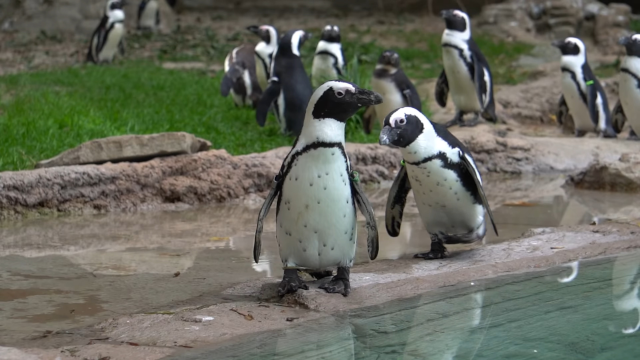
#> input picture img/penguins-frame01.png, 640 x 360 px
$ jupyter execute --allow-errors interpolation.ipynb
#> lines starting #> are read from the running program, lines starting #| are printed output that depends on the picture
# Processo Numérico de Interpolação de Imagens via Equação de Transporte e Runge-Kutta

O processo de interpolação de imagens é definido como gerar uma imagem intermediária entre dois frames consecutivos, mantendo características de movimento e repouso.

É um processo em grande parte baseado em estimação de movimentos, que derivam diversas outras aplicações, como:
- predição de quadros e compressão de vídeo;
- aumento da taxa de quadros (*frame interpolation*);
- remoção de objetos estáticos ou compensação de movimento.

Uma das possibilidades de resolução desse problema é baseada em estimativa do [fluxo ótico](https://en.wikipedia.org/wiki/Optical_flow), onde diversos métodos e algoritmos são utilizados para analisar as diferenças entre os frames e estimar o campo de fluxo.

Porém, dado um fluxo, precisamos resolver o frame intermediário da interpolação, e para isso podemos modelar a evolução da imagem como um problema de transporte, podendo ser resolvido numericamente com diferentes técnicas.

Esse trabalho se baseia principalmente no artigo [Image sequence interpolation using optimal control](https://arxiv.org/abs/1008.0548).

## Modelagem

Dadas duas imagens:

- $u_0(x)$: imagem no tempo $t=0$
- $u_1(x)$: imagem no tempo $t=1$

queremos gerar quadros intermediários:

$$
u(t, x), \quad 0 < t < 1
$$

Queremos uma interpolação que respeite o movimento dos elementos em cena, não apenas misture imagens como um cross-fade.

Modelamos a imagem como densidade sendo transportada por um fluido, utilizando a equação do transporte.

## A equação de transporte

Assumimos que cada ponto da imagem (pixel) se move com velocidade dada por um fluxo:

$$
b(x) \in \mathbb{R}^2
$$

A imagem obedece à EDP:

$$
\frac{\partial u}{\partial t} + b \cdot \nabla u = 0.
$$

Onde:

- $u(t, x)$ = intensidade da imagem
- $b(x)$ = velocidade local dos pixels

Nessa modelagem, a imagem "viaja" no espaço segundo o fluxo definido.

## Solução pela fórmula das características

A solução não é obtida diretamente.
Usamos as características, que satisfazem a EDO:

$$
\dot{\gamma}(t) = b(\gamma(t)), \qquad \gamma(0) = x_0.
$$

Ao longo dessa trajetória:

$$
u(t, \gamma(t)) = u_0(\gamma(0)).
$$

Ou seja, temos que para descobrir o valor de um pixel no tempo $t$, basta seguir o fluxo até a posição inicial.

## Determinando o fluxo $b(x)$

A equação do transporte apresentada precisa do campo de fluxo $b(x)$, que representa a velocidade do movimeto dos pixels. Existem diversas formas descritas na literatura para obter esse fluxo, dependendo da aplicação e modelagem adotada:

### Fluxo ótico tradicional

O fluxo $b$ pode ser estimado a partir dos dois frames utilizando algoritmos de fluxo ótico, como:

- Horn-Schunck
- Lucas-Kanade
- Farneback
- TV-L1

Uma comparação de alguns métodos pode ser encontrada no seguinte artigo: [Comparação de métodos para localização de fluxo óptico em sequências de imagens](http://www.decom.ufop.br/menotti/paa111/files/PCC104-111-ars-11.1-VantuilJoseDeOliveiraNeto.pdf)

Podemos uma visualização do método de Farneback [neste link](https://www.youtube.com/watch?v=Tqf2EzG0djQ).

### Controle ótimo

É possivel considerar obter o fluxo como solução de um problema de [controle ótimo](https://en.wikipedia.org/wiki/Optimal_control), que pode ser descrito como:

> Busque um campo que transporta $u_1$ até  $u_2$ minimizando um funcional de energia e obedecendo restrições.

Nessa abordagem, $b$ é uma variável a ser otimizada, resolvida iterativamente através de:
1. Resolvendo a equação do transporte forward de $u$;
2. Resolvendo a equação do transporte backward do adjunto $p$;
3. Atualização de $b$ por uma equação do tipo Stokes.

### Métodos baseados em aprendizado profundo

Estudos recentes estão trazendo abordagens com redes neurais e têm alcançado ótimos resultados na estimação de movimento, e podem ser usadas para fornecer o fluxo. Alguns exemplos são:
- [FlowNet](https://arxiv.org/abs/1504.06852);
- [PWC-Net](https://arxiv.org/abs/1709.02371);
- [RAFT](https://arxiv.org/abs/2003.12039).

Ou alguns métodos próprios para interpolação de video:
- [SuperSloMo](https://arxiv.org/abs/1712.00080);
- [DAIN](https://arxiv.org/abs/1904.00830).

Nesses casos, a forma de detectar o fluxo é impactado pelos dados de treinamento de cada modelo, não sendo direto como em alternativas mais diretas.

## Resolvendo numericamente

Conhecendo o campo de fluxo $b(x)$, devemos resolver numericamente a equação do transporte para encontrar os frames intermediários $u(t,x)$. A solução, assim como apresentado, é calculado pela fórmula das características, que converte a EDP em uma família de EDOs.

### Resolução da EDO

Como as trajetórias satisfazem

$$
\dot{\gamma}(t) = b(\gamma(t))
$$

temos que para conhecer o valor do pixel atual na posição $x$, seguimos o fluxo para trás no tempo até sua posição inicial $x_0$. Com isso, o pixel inicial fornecerá o valor de intensidade do pixel interpolado. Esse processo é coonhecido como [backward warping](https://towardsdatascience.com/forward-and-backward-mapping-for-computer-vision-833436e2472/).

Essa EDO não possui solução analítica fechada, então integramos numericamente com o método de Runge-Kutta de 4ª ordem:

$$
\begin{aligned}
k_1 &= b(\gamma_n), \\
k_2 &= b(\gamma_n + \tfrac{h}{2}k_1), \\
k_3 &= b(\gamma_n + \tfrac{h}{2}k_2), \\
k_4 &= b(\gamma_n + hk_3), \\
\gamma_{n+1} &= \gamma_n + \frac{h}{6}(k_1 + 2k_2 + 2k_3 + k_4).
\end{aligned}
$$

Onde:
- $h$ é o passo de tempo entre frames;
- $\gamma_{n}$ é a posição atual da característica.

O RK4 fornece um método estável e preciso para a recuperação da trajetória, logo é uma boa opção para esse problema.

### Avaliando a imagem original

Após a integração, obtemos $x_0 = \gamma(0)$. A intensidade do pixel interpolado é dada por:

$$ u(t,x) = u_0(x_0) $$

Nesse caso, $x_0$ não é necessariamente um pixel inteiro, então utilizamos uma interpolação espacial, por exemplo a bilinear:

$$ u_0(x_0) = \text{InterpBilinear}(u_0, x_0). $$

### Resumo do método

Para cada pixel $x$ no frame interpolado em tempo $t$, devemos:
1. Integrar a característica backward usando RK4;
2. Obter $x_0 = \gamma(0)$;
3. Avaliar o pixel na imagem inicial.

Assim teremos uma interpolação que respeita o movimento definido pelo fluxo $b(x)$.

## Demonstração utilizando um fluxo trivial

Começaremos importando as bibliotecas e definindo funções básicas de visualização:

[cell 1]
import cv2
import numpy as np
import matplotlib.pyplot as plt

# [21 lines left out: functions show, show_side_by_side, load_image_from_url, not called in this run]

Para demonstrar o algoritmo de interpolação, vamos definir um cenário simples: imagem de fundo preto com círculo branco, movendo no eixo $x$. Apresentamos o frame inicial $u0$ e final $u1$:

[cell 2]
# ler as imagens
path0 = "img/ball-frame01.png"
path1 = "img/ball-frame02.png"
u0_raw = cv2.imread(path0, cv2.IMREAD_GRAYSCALE)
u1_raw = cv2.imread(path1, cv2.IMREAD_GRAYSCALE)

#> (the rest of this cell did not finish here and is left out)

A seguir definimos o passo do método RK4 e o algoritmo principal de interpolação discutido:

[cell 3]
# [44 lines left out: functions rk4_step, interpolate_with_flow, not called in this run]

Achar o fluxo é a parte mais difícil, mas por motivos de simplicidade vamos considerar um fluxo constante e, por informações da imagem, sabemos que ela se deslocou um valor constante de pixels informado.

Assim, conseguiremos testar o método sem entrar nas especificidades do problema de encontrar o fluxo.

#> (a cell that did not finish here is left out)

Agora, calcularemos o frame intermediário utilizando a função definida, comparando com os frames iniciais e finais:

#> (a cell that did not finish here is left out)

Nesse caso simples, conseguimos verificar que faz sentido: em um fluxo constante no eixo $x$, temos que o frame intermediário entre duas posições é a posição intermediária para cada pixel.

O algoritmo é mais geral e pode ser utilizado para fluxos complexos como discutido.

## Demonstração utilizando o método de Farneback para cálcular o fluxo

Podemos testar nosso algoritmo com algum algoritmo de cálculo de fluxo já implementado, por exemplo o de Farneback que está incluso na OpenCV.

Utilizaremos uma imagem mais complexa, tanto para apresentar um cenário mais complexo, mas também pois apresenta um melhor resultado, já que a imagem possui mais informações e texturas. Quando aplicada ao contexto anterior, por exemplo, poderíamos não ter um resultado correto, por se tratar de uma grande mudança e poucas informações.

[cell 6]
# quando ler online
penguin_path0 = "img/penguins-frame01.png"
penguin_path1 = "img/penguins-frame02.png"
penguin_u0_raw = cv2.imread(penguin_path0, cv2.IMREAD_GRAYSCALE)
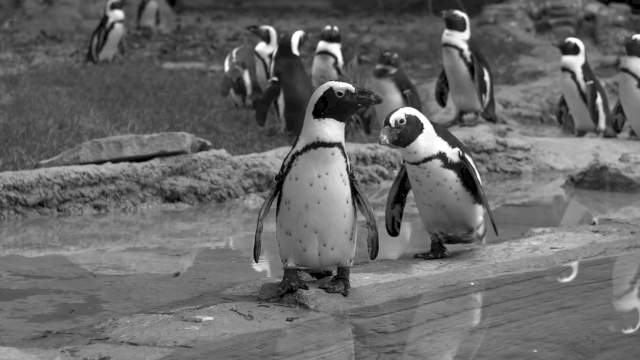
#> penguin_u0_raw: shape (360, 640); min 0, max 255, mean 104.7
penguin_u1_raw = cv2.imread(penguin_path1, cv2.IMREAD_GRAYSCALE)
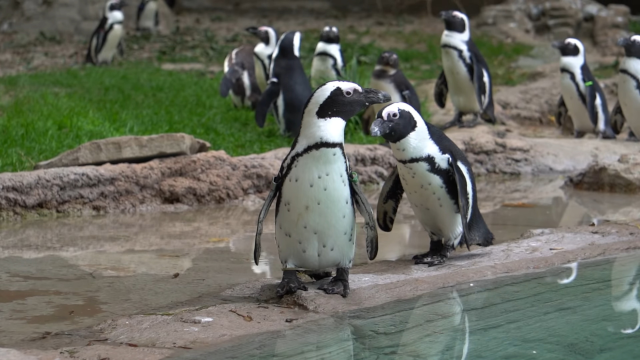
#> input picture img/penguins-frame02.png, 640 x 360 px
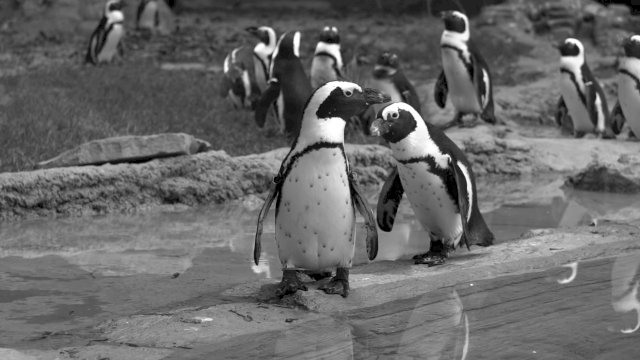
#> penguin_u1_raw: shape (360, 640); min 0, max 255, mean 104.6

penguin_u0 = penguin_u0_raw.astype(np.float32) / 255.0
penguin_u1 = penguin_u1_raw.astype(np.float32) / 255.0

# calcular o fluxo com farneback utilizando a implementação do OpenCV
flow_farneback = cv2.calcOpticalFlowFarneback(
    penguin_u0_raw, penguin_u1_raw,
    None,
    pyr_scale=0.5,
    levels=3,
    winsize=15,
    iterations=3,
    poly_n=5,
    poly_sigma=1.2,
    flags=0
)

# mostrar o mapa de fluxo
#> (the rest of this cell did not finish here and is left out)
